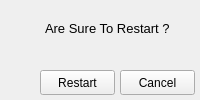
<?xml version="1.0" encoding="UTF-8"?>
<ui version="4.0">
 <class>MainWindow</class>
 <widget class="QMainWindow" name="MainWindow">
  <property name="geometry">
   <rect>
    <x>0</x>
    <y>0</y>
    <width>200</width>
    <height>100</height>
   </rect>
  </property>
  <property name="minimumSize">
   <size>
    <width>200</width>
    <height>100</height>
   </size>
  </property>
  <property name="maximumSize">
   <size>
    <width>200</width>
    <height>100</height>
   </size>
  </property>
  <property name="windowTitle">
   <string>Restart</string>
  </property>
  <property name="windowIcon">
   <iconset>
    <normaloff>../other/icon.ico</normaloff>../other/icon.ico</iconset>
  </property>
  <widget class="QWidget" name="centralwidget">
   <widget class="QLabel" name="label">
    <property name="geometry">
     <rect>
      <x>0</x>
      <y>10</y>
      <width>51</width>
      <height>41</height>
     </rect>
    </property>
    <property name="text">
     <string/>
    </property>
    <property name="pixmap">
     <pixmap>../other/left-image.png</pixmap>
    </property>
   </widget>
   <widget class="QLabel" name="label_2">
    <property name="geometry">
     <rect>
      <x>45</x>
      <y>20</y>
      <width>151</width>
      <height>16</height>
     </rect>
    </property>
    <property name="font">
     <font>
      <pointsize>10</pointsize>
      <italic>false</italic>
      <kerning>true</kerning>
     </font>
    </property>
    <property name="text">
     <string>Are Sure To Restart ?</string>
    </property>
   </widget>
   <widget class="QPushButton" name="cancel">
    <property name="geometry">
     <rect>
      <x>120</x>
      <y>70</y>
      <width>75</width>
      <height>25</height>
     </rect>
    </property>
    <property name="text">
     <string>Cancel</string>
    </property>
   </widget>
   <widget class="QPushButton" name="ok">
    <property name="geometry">
     <rect>
      <x>40</x>
      <y>70</y>
      <width>75</width>
      <height>25</height>
     </rect>
    </property>
    <property name="text">
     <string>Restart</string>
    </property>
   </widget>
  </widget>
 </widget>
 <resources/>
 <connections>
  <connection>
   <sender>cancel</sender>
   <signal>clicked()</signal>
   <receiver>MainWindow</receiver>
   <slot>close()</slot>
   <hints>
    <hint type="sourcelabel">
     <x>157</x>
     <y>82</y>
    </hint>
    <hint type="destinationlabel">
     <x>99</x>
     <y>49</y>
    </hint>
   </hints>
  </connection>
  <connection>
   <sender>ok</sender>
   <signal>clicked()</signal>
   <receiver>ok</receiver>
   <slot>deleteLater()</slot>
   <hints>
    <hint type="sourcelabel">
     <x>77</x>
     <y>82</y>
    </hint>
    <hint type="destinationlabel">
     <x>77</x>
     <y>82</y>
    </hint>
   </hints>
  </connection>
 </connections>
</ui>
